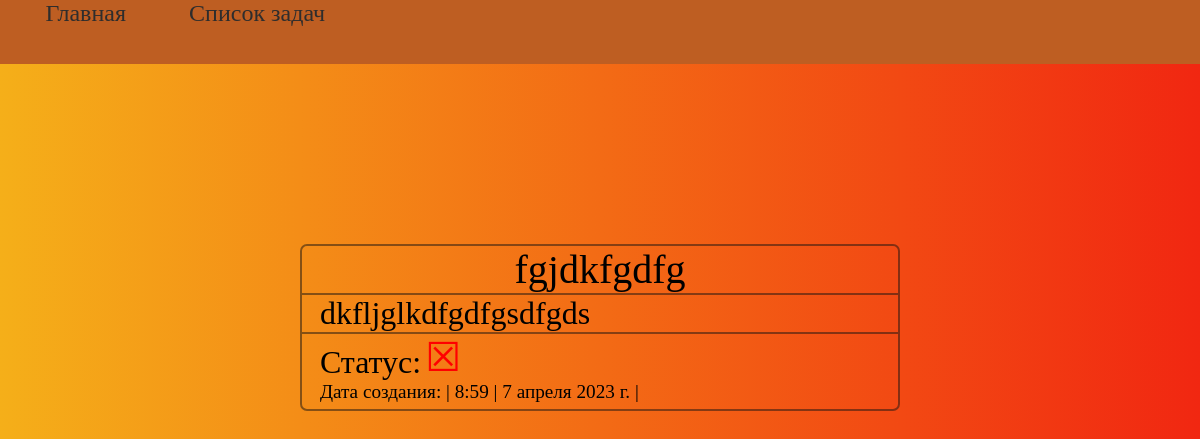
Screenshot of /detail_task/19 with the database file from the repository.
### todo/models.py (models this page shows)
class ToDo(models.Model):
    title = models.CharField(max_length=155, verbose_name='Задание')
    description = models.TextField(verbose_name='Описание')
    status = models.BooleanField(default=False, verbose_name='Статус')
    date = models.DateField(auto_now_add=True, verbose_name='Дата создания')
    time = models.TimeField(auto_now_add=True, verbose_name='Время добавления')

### todo/views.py (the view)
# urls.py: path('detail_task/<int:pk>', DetailToDoView.as_view()),
class DetailToDoView(DetailView):
    model = ToDo
    template_name = 'todo/detail_info.html'
    context_object_name = 'task'

### todo/templates/todo/detail_info.html (shortened to what this page needs)
{% extends 'base.html' %}
{% load static %}
{% block css_add %}
    <link rel="stylesheet" href="{% static 'todo/css/detail_info.css' %}">
{% endblock %}
{% block content %}
    {% include 'includes/navbar.html' %}
    <div class="content__tasks">
        <div class="detail__info">
            <ul class="task">
                <li class="title">{{ task.title }}</li>
                <li class="description">{{ task.description }}</li>
                <li class="status">
                    <p class="status__title">Статус: </p>
                    <p class="{% if task.status %}close{% else %}open{% endif %}">
                        {% if task.status %}&#9745;{% else %}&#9746;{% endif %}
                    </p>
                </li>
                <li class="date">Дата создания: | {{ task.time }} | {{ task.date }} |</li>
            </ul>
        </div>
    </div>
{% endblock %}

### static/css/main.css (style rules this page uses)
* { margin: 0; padding: 0; }
.content__tasks { position: relative; background: linear-gradient(90deg, #f5af19, #f12711); }

### todo/static/todo/css/detail_info.css (style rules this page uses)
.detail__info { margin-left: auto; margin-right: auto; width: 50%; height: 10rem; margin-top: 15%; }
li { list-style-type: none; font-size: 40px; }
.task { border: 2px solid rgba(24, 21, 19, .5); border-radius: 7px; }
.title { text-align: center; border-bottom: 2px solid rgba(24, 21, 19, .5); }
.description { word-wrap: break-word; border-bottom: 2px solid rgba(24, 21, 19, .5); padding-left: 3%; font-size: 2rem; }
.status { grid-template-columns: 1fr 1fr 5fr; display: grid; word-wrap: break-word; padding-left: 3%; }
.status__title { position: relative; text-align: center; vertical-align: bottom; font-size: 2rem; }
p.status__title { padding-top: 10%; }
.open { padding-left: 5%; color: red; text-align: left; font-size: 40px; }
.date { font-size: 1.2rem; padding-left: 3%; margin-bottom: 1%; }

### rows the page displays
ToDo: title "fgjdkfgdfg", description "dkfljglkdfgdfgsdfgds", time "8:59", date "7 апреля 2023 г."
